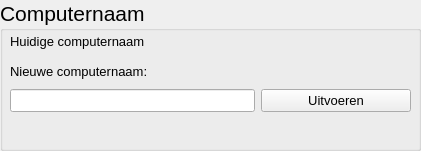
     <widget class="QGroupBox" name="groupBox_hostname">
      <property name="geometry">
       <rect>
        <x>10</x>
        <y>400</y>
        <width>421</width>
        <height>151</height>
       </rect>
      </property>
      <property name="font">
       <font>
        <pointsize>16</pointsize>
       </font>
      </property>
      <property name="styleSheet">
       <string notr="true"/>
      </property>
      <property name="title">
       <string>Computernaam</string>
      </property>
      <widget class="QWidget" name="gridLayoutWidget_5">
       <property name="geometry">
        <rect>
         <x>10</x>
         <y>30</y>
         <width>401</width>
         <height>181</height>
        </rect>
       </property>
       <layout class="QGridLayout" name="gridLayout_6">
        <property name="bottomMargin">
         <number>99</number>
        </property>
        <item row="1" column="0">
         <widget class="QLabel" name="label_hostname_new">
          <property name="font">
           <font>
            <pointsize>10</pointsize>
           </font>
          </property>
          <property name="text">
           <string>Nieuwe computernaam:</string>
          </property>
         </widget>
        </item>
        <item row="0" column="0">
         <widget class="QLabel" name="label_hostname">
          <property name="font">
           <font>
            <pointsize>10</pointsize>
           </font>
          </property>
          <property name="text">
           <string>Huidige computernaam</string>
          </property>
         </widget>
        </item>
        <item row="2" column="0">
         <widget class="QLineEdit" name="lineEdit_hostname">
          <property name="sizePolicy">
           <sizepolicy hsizetype="Minimum" vsizetype="Fixed">
            <horstretch>0</horstretch>
            <verstretch>0</verstretch>
           </sizepolicy>
          </property>
          <property name="minimumSize">
           <size>
            <width>150</width>
            <height>0</height>
           </size>
          </property>
          <property name="font">
           <font>
            <pointsize>10</pointsize>
           </font>
          </property>
         </widget>
        </item>
        <item row="0" column="1">
         <widget class="QPushButton" name="pushButton_info_hostname">
          <property name="font">
           <font>
            <pointsize>10</pointsize>
           </font>
          </property>
          <property name="text">
           <string/>
          </property>
          <property name="icon">
           <iconset>
            <normalon>../data/glyphicons-halflings-104-circle-info.png</normalon>
           </iconset>
          </property>
          <property name="iconSize">
           <size>
            <width>16</width>
            <height>16</height>
           </size>
          </property>
          <property name="flat">
           <bool>true</bool>
          </property>
         </widget>
        </item>
        <item row="2" column="1">
         <widget class="QPushButton" name="pushButton_set_hostname">
          <property name="sizePolicy">
           <sizepolicy hsizetype="Fixed" vsizetype="Fixed">
            <horstretch>0</horstretch>
            <verstretch>0</verstretch>
           </sizepolicy>
          </property>
          <property name="minimumSize">
           <size>
            <width>150</width>
            <height>0</height>
           </size>
          </property>
          <property name="font">
           <font>
            <pointsize>10</pointsize>
           </font>
          </property>
          <property name="text">
           <string>Uitvoeren</string>
          </property>
         </widget>
        </item>
       </layout>
      </widget>
     </widget>
